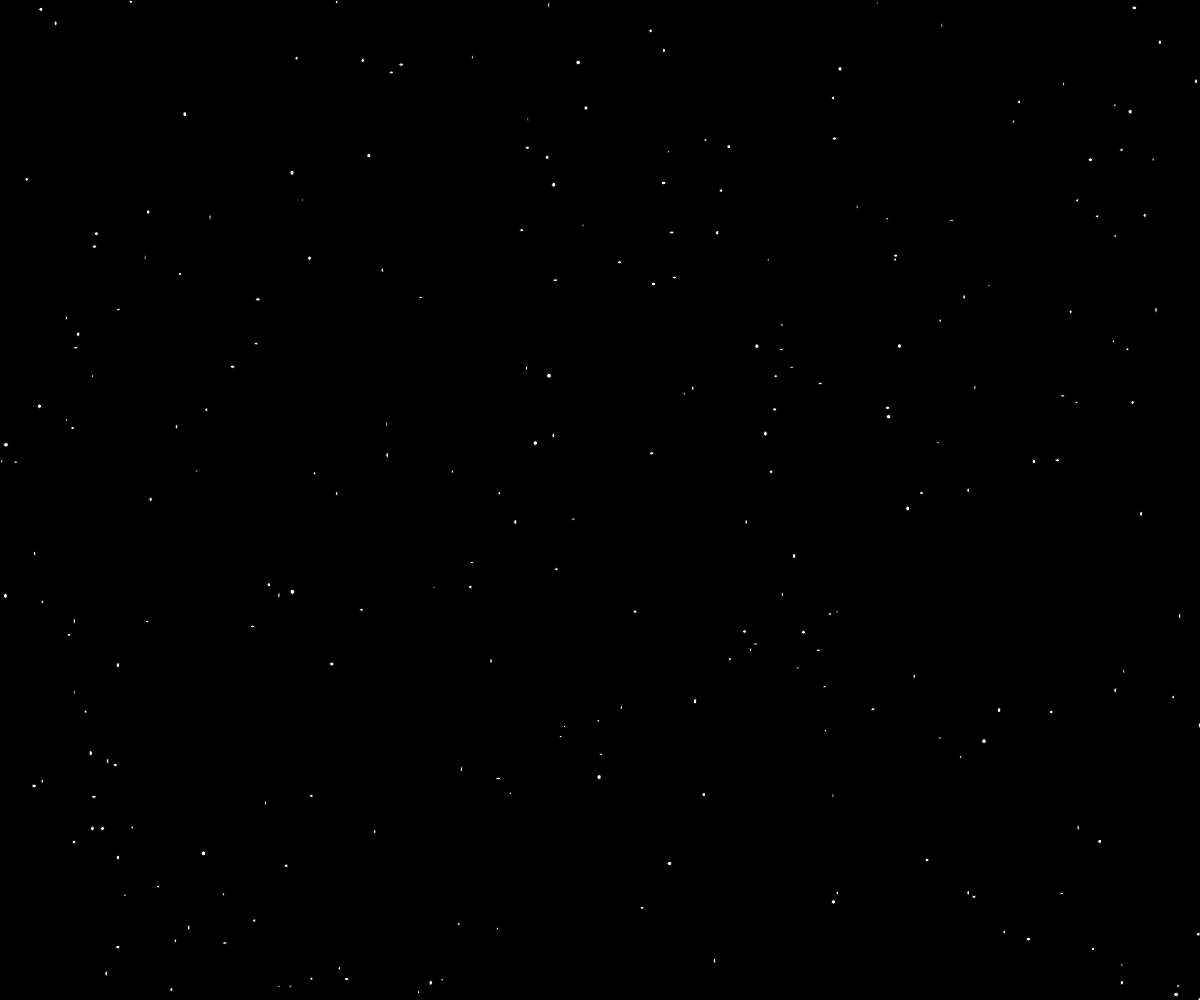
Frame 1 (no input)
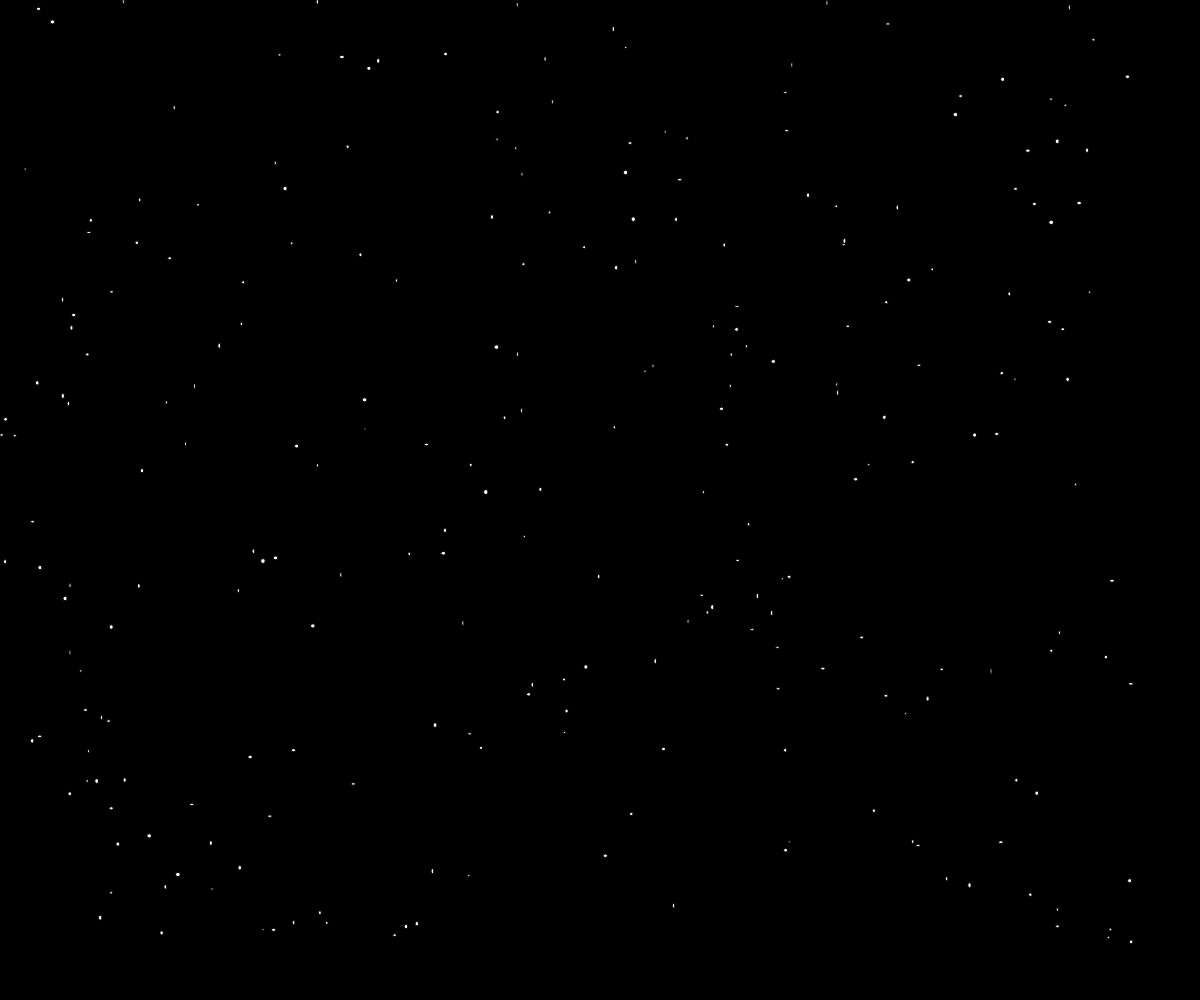
Frame 60 (no input)
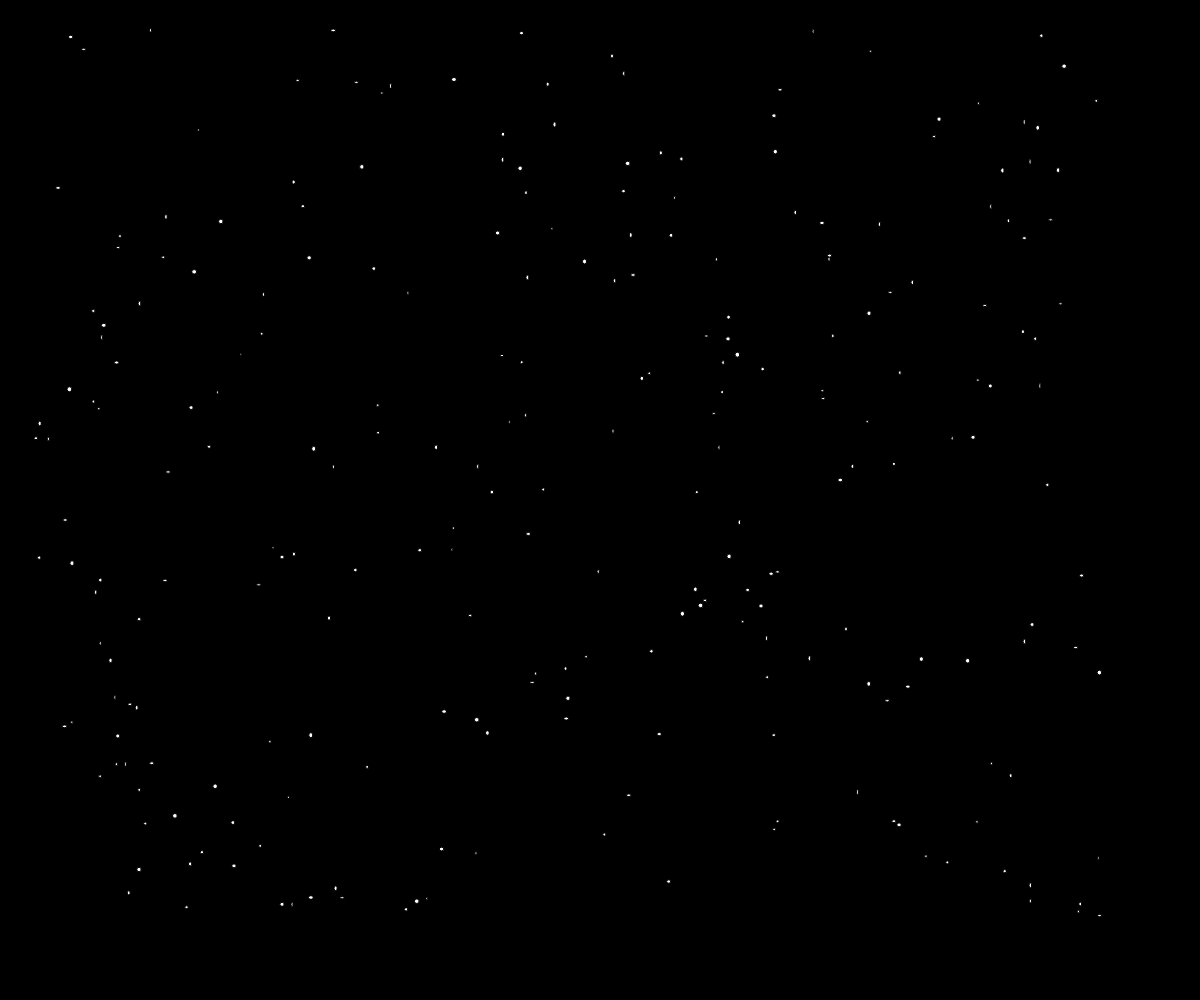
Frame 120 (the mouse pressed at the canvas centre since frame 60)

The p5.js sketch that drew these frames (run headless with seeded random() and noise() and a simulated clock; from frame 60 on, the mouse is pressed at the canvas centre):

// p5.js sketch
// ── sketch.js


var x = [];
var y = [];
var i = 0;
var easing = .001;


function setup() {
  createCanvas(windowWidth,windowHeight);
  for (var i = 0; i <250; i++){
  x.push(random(width));
  y.push(random(height));
}
}

function draw() {
    background(0);
   for (var i = 0; i <250; i++){
  ellipse (x[i], y[i], random(2,5),random(2,5));
 var eX = (mouseX - x[i]) * easing;
	var eY = (mouseY - y[i]) * easing;

	x[i] = x[i] + eX;
	y[i] = y[i] + eY;
  }
  
}
